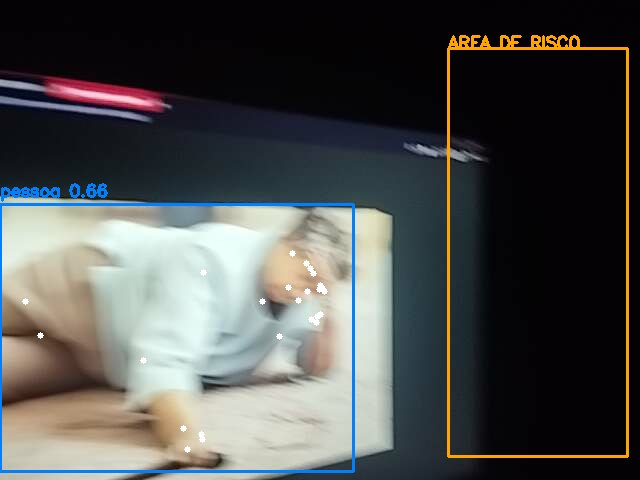
#> input picture runtime/snapshots/alert_14_suspicious_posture_20260611T205348398364Z.jpg, 640 x 480 px
$ python -i saude_visual.py   (imports and definitions only)   (older library calls are emulated)
#> lines starting #> are read from the running program, lines starting #| are printed output that depends on the picture
"""Saúde visual da câmera: obstrução, escuridão, ofuscamento, desfoque e câmera movida (MISSÃO 4, M1).

Sabotagem (mão, fita, papel, giro do suporte) e degradação (queda de luz, lente
suja ou fora de foco) têm uma coisa em comum: o modelo continua rodando e
devolve "nenhuma violação" — o pior resultado possível para um sistema de
segurança, porque parece "tudo certo". Este módulo responde a uma pergunta
anterior à detecção: "a câmera está VENDO a cena que deveria ver?".

É PURO: sem Flask, sem thread, sem I/O. O worker chama `observar` com o quadro
que já tem na mão e lê `estado()`/`alertas()`. O relógio é injetável (`relogio`)
para o teste da histerese não depender de `sleep`.

Custo: tudo roda numa miniatura em cinza de no máximo `lado` px (160 por
padrão) e no máximo uma vez por `intervalo_s` — entre uma medição e outra,
`observar` só compara o relógio e devolve None.

Decisões que não são óbvias:

- **Obstruída ≠ escura.** Uma mão ou fita tampando a lente dá quadro escuro E
  liso; um papel branco dá claro E liso. O que as une é a falta de DETALHE
  (desvio-padrão baixo ou quase todos os pixels numa faixa estreita do
  histograma), não o brilho. Por isso "obstruída" é testada antes e tem
  prioridade sobre escura/ofuscada, que são só histograma (muita sombra ou
  muito estouro numa cena que ainda tem estrutura).
- **Desfoque é RELATIVO à referência.** Cada cena tem uma nitidez própria
  (variância do Laplaciano de um pátio ≠ de um corredor), então um limiar
  absoluto acusaria a cena errada. Compara-se com a referência.
- **Câmera movida exige evidência POSITIVA.** ORB + `findHomography` (RANSAC)
  entre a referência e o quadro atual; "movida" só sai quando a geometria é
  CONFIÁVEL (inliers suficientes e, ao trazer o quadro de volta com ela, o
  fundo da referência reaparece) E o deslocamento/rotação/escala é grande. O
  RANSAC fica com o modelo que explica a maioria dos pontos: numa cena de
  canteiro é o fundo estático, então pessoas andando são outliers e não
  disparam nada. Se ORB acha pontos nos dois quadros mas não consegue casá-los
  (multidão em primeiro plano, oclusão parcial), o veredito é "inconclusivo" =
  NÃO movida: dizer "movida" aí seria o falso positivo que faz o operador
  desligar o alerta. Quadro inconclusivo também não libera uma "movida" já
  confirmada (`Histerese.avancar`). Só quando ORB não tem com o que trabalhar
  (cena lisa, poucos pontos) cai para a correlação normalizada das miniaturas.
  Limite conhecido: com a referência velha e a cena já renovada (muita gente
  entrou/saiu), a câmera movida pode passar como inconclusiva; a saída é
  renovar a referência (`definir_referencia`) em momento calmo.
- **Histerese por tipo, em tempo e não em quadros.** Mesmo motivo do brilho em
  `camera_worker._amostrar_brilho`: o operador percebe segundos, e a mesma
  oclusão acusaria em tempos diferentes numa câmera de 25 fps e numa de 6.
- **Referência provisória.** Sem referência explícita, o primeiro quadro vira
  referência (`referencia_automatica`). Se esse quadro já estava degradado
  (câmera ligada tampada), a referência vale só até o primeiro quadro bom —
  senão a cena de verdade apareceria como "movida" para sempre.
- **Câmera movida/escura continua assim até alguém agir.** A referência não se
  atualiza sozinha; depois de reposicionar a câmera, o operador chama
  `definir_referencia` de novo.
"""

from __future__ import annotations

import hashlib
import math
import time
from collections.abc import Callable
from dataclasses import dataclass
from pathlib import Path
from typing import Any

import cv2
import numpy as np

# --- estados (o valor é o que vai no JSON e no nome da regra: camera_<estado>) ---
OK = "ok"
OBSTRUIDA = "obstruida"
MOVIDA = "movida"
ESCURA = "escura"
OFUSCADA = "ofuscada"
DESFOCADA = "desfocada"

# Ordem = prioridade quando várias condições valem no mesmo quadro.
PRIORIDADE = (OBSTRUIDA, MOVIDA, ESCURA, OFUSCADA, DESFOCADA)

ROTULOS = {
    OK: "OK",
    OBSTRUIDA: "OBSTRUÍDA",
    MOVIDA: "MOVIDA",
    ESCURA: "ESCURA",
    OFUSCADA: "OFUSCADA",
    DESFOCADA: "DESFOCADA",
}
SEVERIDADES = {OBSTRUIDA: "high", MOVIDA: "high", ESCURA: "medium", OFUSCADA: "medium", DESFOCADA: "medium"}
FEATURE = "saude_visual"

# --- limiares (medidos nas fixtures reais; ver o relatório da M1) ---
# Obstruída: falta de detalhe. Desvio-padrão da cinza baixo OU quase todos os
# pixels dentro de uma faixa estreita do histograma, sem borda nenhuma.
LIMIAR_DESVIO_LISO = 6.0
FAIXA_UNIFORME = 24  # largura (em níveis de cinza) da janela do histograma
COBERTURA_UNIFORME = 0.92
LIMIAR_LAPLACIANO_LISO = 6.0
# Escura / ofuscada: fração de pixels nos extremos do histograma.
NIVEL_ESCURO = 20
NIVEL_CLARO = 235
FRACAO_ESCURA = 0.60
FRACAO_CLARA = 0.45
# Desfocada: variância do Laplaciano < fração da referência; com piso absoluto
# (uma referência já lisa não permite concluir nada).
FRACAO_NITIDEZ = 0.35
NITIDEZ_MINIMA_DA_REFERENCIA = 15.0
# Movida.
ORB_PONTOS = 300
ORB_NIVEIS = 4  # miniatura de 160 px: os níveis a mais do padrão (8) caem abaixo de 50 px e só custam tempo
RAZAO_LOWE = 0.75
MIN_CORRESPONDENCIAS = 12  # ORB só "tem com o que trabalhar" com pelo menos isto nos DOIS quadros
MIN_INLIERS = 8
LIMIAR_RANSAC_PX = 3.0
DESLOCAMENTO_MAXIMO = 0.08  # fração do lado maior da miniatura
ROTACAO_MAXIMA_GRAUS = 4.0
ESCALA_MAXIMA = 0.12  # |log(escala)|, ~ ±12 %
ESCALA_PLAUSIVEL = 0.35  # fora disso a pose é degenerada, não uma câmera movida
BLOCO = 16  # lado do bloco da checagem de alinhamento, em px da miniatura
DESVIO_MINIMO_DO_BLOCO = 6.0
NCC_DO_BLOCO = 0.6
MIN_BLOCOS = 4  # blocos texturizados (e visíveis após o alinhamento) para a checagem valer
ALINHAMENTO_MINIMO = 0.88
CORRELACAO_MINIMA = 0.30  # só no fallback, quando ORB não tem pontos
CORRELACAO_SEM_DUVIDA = 0.90  # miniaturas quase idênticas: a câmera não se mexeu, nem se gasta ORB


# Medidas de movimento quando não há comparação a fazer (ou ela não concluiu).
_SEM_MOVIMENTO: dict[str, float] = {
    "correlacao": 0.0,
    "deslocamento": 0.0,
    "rotacao": 0.0,
    "escala": 0.0,
    "inliers": 0,
    "alinhamento": 0.0,
}


@dataclass
class _Referencia:
    """Quadro de referência já reduzido + o que se mede dele uma vez só."""

    cinza: np.ndarray
    pontos: np.ndarray  # (N, 2) float32, coordenadas da miniatura
    descritores: np.ndarray | None
    nitidez: float


def _miniatura_cinza(frame_bgr: np.ndarray, lado: int) -> np.ndarray:
    """Cinza com o lado maior = `lado` (nunca amplia). INTER_AREA: média, não amostragem."""
    cinza = cv2.cvtColor(frame_bgr, cv2.COLOR_BGR2GRAY) if frame_bgr.ndim == 3 else frame_bgr
    maior = max(cinza.shape[:2])
    if maior <= lado:
        return np.ascontiguousarray(cinza)
    escala = lado / maior
    novo = (max(1, round(cinza.shape[1] * escala)), max(1, round(cinza.shape[0] * escala)))
    return cv2.resize(cinza, novo, interpolation=cv2.INTER_AREA)


def _nitidez(cinza: np.ndarray) -> float:
    return float(cv2.Laplacian(cinza, cv2.CV_32F).var())


def _cobertura_da_faixa(cinza: np.ndarray) -> float:
    """Maior fração de pixels dentro de uma janela de `FAIXA_UNIFORME` níveis do histograma."""
    hist = cv2.calcHist([cinza], [0], None, [256], [0, 256]).ravel()
    acumulado = np.concatenate(([0.0], np.cumsum(hist)))
    janelas = acumulado[FAIXA_UNIFORME:] - acumulado[:-FAIXA_UNIFORME]
    return float(janelas.max() / cinza.size)


# [29 lines left out: functions _blocos, _alinhamento, not called in this run]


def _arredondar(metricas: dict[str, float | int]) -> dict[str, float | int]:
    return {k: (round(v, 3) if isinstance(v, float) else v) for k, v in metricas.items()}


class Histerese:
    """Transforma observações brutas (uma por medição) num estado CONFIRMADO, por tipo e em tempo.

    - um tipo não-OK só é confirmado depois de `confirmar_s` de observações seguidas desse tipo;
    - um estado confirmado só é liberado depois de `liberar_s` de observações OK seguidas;
    - um tipo que muda no meio da confirmação reinicia a contagem; trocar de um estado confirmado
      para outro não passa por OK (o novo tipo só precisa se confirmar).
    """

    def __init__(self, confirmar_s: float, liberar_s: float) -> None:
        self.confirmar_s = confirmar_s
        self.liberar_s = liberar_s
        self.reiniciar()

    def reiniciar(self) -> None:
        self.estado = OK
        self.desde: float | None = None  # quando começou a sequência que confirmou o estado atual
        self._candidato: str | None = None  # tipo não-OK em confirmação
        self._candidato_desde: float | None = None
        self._ok_desde: float | None = None  # início da sequência de OK que libera o estado

    def avancar(self, bruto: str, agora: float, inconclusivo: bool = False) -> None:
        """`inconclusivo`: o quadro não prova nada sobre "movida" (ver `MonitorDeSaudeVisual._medir_movimento`)."""
        if bruto == OK:
            if inconclusivo and MOVIDA in (self.estado, self._candidato):
                # Quadro sem evidência (multidão, oclusão parcial) não confirma nem libera "movida":
                # senão a mesma câmera movida piscaria entre MOVIDA e OK a cada quadro ruim.
                return
            self._candidato = self._candidato_desde = None
            if self.estado == OK:
                self._ok_desde = None
                return
            if self._ok_desde is None:
                self._ok_desde = agora
            if agora - self._ok_desde >= self.liberar_s:
                self.estado, self.desde, self._ok_desde = OK, None, None
            return

        self._ok_desde = None  # um quadro ruim interrompe a contagem de liberação
        if bruto == self.estado:
            self._candidato = self._candidato_desde = None
            return
        if bruto != self._candidato:
            self._candidato, self._candidato_desde = bruto, agora
        if agora - self._candidato_desde >= self.confirmar_s:  # type: ignore[operator]
            self.estado, self.desde = bruto, self._candidato_desde
            self._candidato = self._candidato_desde = None


class MonitorDeSaudeVisual:
    """Diz, a cada `intervalo_s`, se a câmera está obstruída, escura, ofuscada, desfocada ou movida.

    Não é thread-safe: o worker de UMA câmera é o único chamador.
    """

    def __init__(
        self,
        intervalo_s: float = 1.0,
        confirmar_s: float = 3.0,
        liberar_s: float = 3.0,
        lado: int = 160,
        relogio: Callable[[], float] = time.monotonic,
    ) -> None:
        self.intervalo_s = intervalo_s
        self.confirmar_s = confirmar_s
        self.liberar_s = liberar_s
        self.lado = lado
        self._relogio = relogio
        self._orb = cv2.ORB_create(nfeatures=ORB_PONTOS, nlevels=ORB_NIVEIS, edgeThreshold=15, patchSize=15, fastThreshold=10)
        self._casador = cv2.BFMatcher(cv2.NORM_HAMMING)

        self._referencia: _Referencia | None = None
        self._referencia_automatica = False
        # Referência adotada sozinha num quadro já degradado (ex.: a câmera subiu
        # tampada) é provisória: vale até o primeiro quadro bom.
        self._referencia_provisoria = False

        self._ultima_medicao: float | None = None
        self._ultimas_metricas: dict[str, float | int] = {}
        self._histerese = Histerese(confirmar_s, liberar_s)

    # ------------------------------------------------------------------ referência

    @property
    def tem_referencia(self) -> bool:
        return self._referencia is not None

    def definir_referencia(self, frame_bgr: np.ndarray) -> None:
        """Fixa o quadro "como a câmera deve ver". Zera a histerese: é um novo ponto de partida."""
        self._adotar(_miniatura_cinza(frame_bgr, self.lado), automatica=False)

    def _adotar(self, cinza: np.ndarray, automatica: bool, provisoria: bool = False) -> None:
        pontos, descritores = self._orb_do(cinza)
        self._referencia = _Referencia(cinza=cinza, pontos=pontos, descritores=descritores, nitidez=_nitidez(cinza))
        self._referencia_automatica = automatica
        self._referencia_provisoria = provisoria
        if not automatica:
            self._histerese.reiniciar()

    def _orb_do(self, cinza: np.ndarray) -> tuple[np.ndarray, np.ndarray | None]:
        pontos, descritores = self._orb.detectAndCompute(cinza, None)
        coords = np.array([p.pt for p in pontos], dtype=np.float32).reshape(-1, 2)
        return coords, descritores

    # [14 lines left out: functions serializar_referencia, carregar_referencia, not called in this run]

    # ------------------------------------------------------------------ medição

    def observar(self, frame_bgr: np.ndarray, agora: float | None = None) -> dict[str, Any] | None:
        """Mede e classifica o quadro, no máximo uma vez por `intervalo_s`. Fora disso, None sem custo."""
        agora = self._relogio() if agora is None else agora
        if self._ultima_medicao is not None and agora - self._ultima_medicao < self.intervalo_s:
            return None
        self._ultima_medicao = agora

        cinza = _miniatura_cinza(frame_bgr, self.lado)
        absolutas = self._medidas_absolutas(cinza)
        tipo_absoluto = self._classificar_absoluto(absolutas)

        adotou = False
        if self._referencia is None:
            self._adotar(cinza, automatica=True, provisoria=tipo_absoluto != OK)
            adotou = True
        elif self._referencia_provisoria and tipo_absoluto == OK:
            self._adotar(cinza, automatica=True)
            adotou = True

        metricas: dict[str, float | int] = dict(absolutas)
        if adotou:
            # Comparar o quadro com ele mesmo não mede nada; vale só o absoluto.
            metricas.update(_SEM_MOVIMENTO, correlacao=1.0, alinhamento=1.0, nitidez_relativa=1.0, conclusivo=1.0)
            bruto = tipo_absoluto
            inconclusivo = False
        else:
            movimento = self._medir_movimento(cinza)
            nitidez_relativa = absolutas["nitidez"] / max(self._referencia.nitidez, 1e-6)  # type: ignore[union-attr]
            metricas.update({k: v for k, v in movimento.items() if k != "movida"}, nitidez_relativa=nitidez_relativa)
            bruto = self._classificar(tipo_absoluto, bool(movimento["movida"]), nitidez_relativa)
            inconclusivo = not movimento["conclusivo"]

        self._ultimas_metricas = _arredondar(metricas)
        self._histerese.avancar(bruto, agora, inconclusivo)
        return {
            "bruto": bruto,
            "estado": self._histerese.estado,
            "metricas": dict(self._ultimas_metricas),
            "referencia_automatica": adotou and self._referencia_automatica,
        }

    @staticmethod
    def _medidas_absolutas(cinza: np.ndarray) -> dict[str, float]:
        total = cinza.size
        return {
            "brilho": float(cinza.mean()),
            "desvio": float(cinza.std()),
            "nitidez": _nitidez(cinza),
            "fracao_escura": float(np.count_nonzero(cinza < NIVEL_ESCURO) / total),
            "fracao_clara": float(np.count_nonzero(cinza > NIVEL_CLARO) / total),
            "cobertura": _cobertura_da_faixa(cinza),
        }

    @staticmethod
    def _classificar_absoluto(m: dict[str, float]) -> str:
        """O que dá para dizer SEM referência: obstruída, escura, ofuscada ou OK."""
        lisa = m["desvio"] < LIMIAR_DESVIO_LISO or (m["cobertura"] >= COBERTURA_UNIFORME and m["nitidez"] < LIMIAR_LAPLACIANO_LISO)
        if lisa:
            return OBSTRUIDA
        if m["fracao_escura"] >= FRACAO_ESCURA:
            return ESCURA
        if m["fracao_clara"] >= FRACAO_CLARA:
            return OFUSCADA
        return OK

    # [163 lines left out: functions _classificar, _medir_movimento, _geometria, estado, alertas, _mensagem and 1 more, not called in this run]

>>> import cv2
>>> picture = cv2.imread('../../runtime/snapshots/alert_14_suspicious_posture_20260611T205348398364Z.jpg')
#> picture is the input picture: shape (480, 640, 3); mean B, G, R 77.2, 78.9, 77.7
>>> result = MonitorDeSaudeVisual().observar(picture)
#> in _miniatura_cinza, `cinza = cv2.cvtColor(frame_bgr, cv2.COLOR_BGR2GRAY) if frame_bgr.ndim ..`:
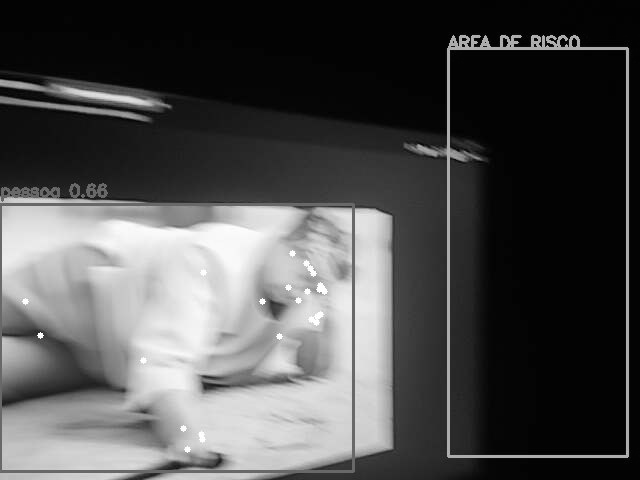
#> cinza: shape (480, 640); min 0, max 255, mean 78.4
#> in _miniatura_cinza, `return cv2.resize(cinza, novo, interpolation=cv2.INTER_AREA)`:
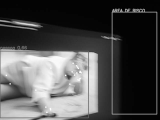
#> returned value: shape (120, 160); min 2, max 254, mean 78.4
#> in _cobertura_da_faixa, `hist = cv2.calcHist([cinza], [0], None, [256], [0, 256]).ravel()`: hist = 256 values, max 5039 at index 3, min 0 at index 0, mean 75
#> in _cobertura_da_faixa, `acumulado = np.concatenate(([0.0], np.cumsum(hist)))`: acumulado = 257 values from 0 to 19200
#> in _cobertura_da_faixa, `janelas = acumulado[FAIXA_UNIFORME:] - acumulado[:-FAIXA_UNIFORME]`: janelas = 233 values, max 8259 at index 2, min 403 at index 92, mean 1335
#> in observar, `absolutas = self._medidas_absolutas(cinza)`: absolutas = {'brilho': 78.38, 'desvio': 84.16, 'nitidez': 1225.8, 'fracao_escura': 0.405, 'fracao_clara': 0.0206, 'cobertura': 0.43}
#> in _classificar_absoluto, `lisa = m["desvio"] < LIMIAR_DESVIO_LISO or (m["cobertura"] >= COBERTUR..`: lisa = False
#> in observar, `tipo_absoluto = self._classificar_absoluto(absolutas)`: tipo_absoluto = 'ok'
#> in _orb_do, `pontos, descritores = self._orb.detectAndCompute(cinza, None)`: pontos = 288 keypoints; strongest (x, y, size): (51, 96, 15), (95, 54, 25.9), (92, 53, 21.6), (51, 94, 15)
#> in _orb_do, `coords = np.array([p.pt for p in pontos], dtype=np.float32).reshape(-1..`: coords = 288 pairs, first value 16 to 119, second value 23 to 102
#> in _adotar, `pontos, descritores = self._orb_do(cinza)`:
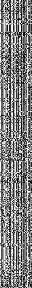
#> descritores: shape (288, 32); min 0, max 255, mean 128
#> in _adotar, `pontos, descritores = self._orb_do(cinza)`: pontos has the same summary as coords in _orb_do
#> in observar, `metricas: dict[str, float | int] = dict(absolutas)`: metricas has the same summary as absolutas
#> in observar, `bruto = tipo_absoluto`: bruto = 'ok'
#> in observar, `self._ultimas_metricas = _arredondar(metricas)`: self._ultimas_metricas = 14 items
#> result = 4 items

$ run again, on runtime/snapshots/alert_15_suspicious_posture_20260611T205416480878Z.jpg
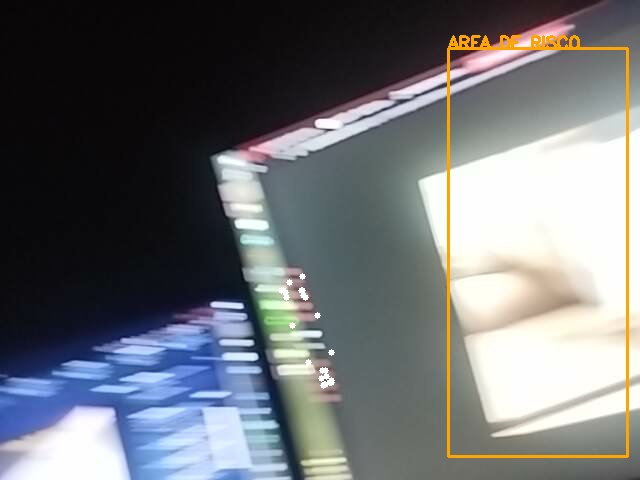
#> input picture runtime/snapshots/alert_15_suspicious_posture_20260611T205416480878Z.jpg, 640 x 480 px
#> picture is the input picture: shape (480, 640, 3); mean B, G, R 116.5, 113.3, 110.7
#> in _miniatura_cinza, `return cv2.resize(cinza, novo, interpolation=cv2.INTER_AREA)`:
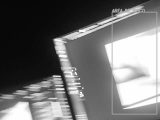
#> returned value: shape (120, 160); min 6, max 255, mean 112.9
#> hist = 256 values, max 1783 at index 254, min 0 at index 0, mean 75
#> acumulado = 257 values from 0 to 19200
#> janelas = 233 values, max 6156 at index 7, min 199 at index 47, mean 1468.1
#> absolutas = {'brilho': 112.9, 'desvio': 87.36, 'nitidez': 1184.6, 'fracao_escura': 0.272, 'fracao_clara': 0.148, 'cobertura': 0.321}
#> lisa = False
#> tipo_absoluto = 'ok'
#> in _orb_do, `pontos, descritores = self._orb.detectAndCompute(cinza, None)`: pontos = 300 keypoints; strongest (x, y, size): (63, 89, 15), (55, 39, 15), (54, 40, 18), (62, 85, 15)
#> coords = 300 pairs, first value 16 to 136.8, second value 15 to 104
#> in _adotar, `pontos, descritores = self._orb_do(cinza)`:
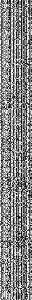
#> descritores: shape (300, 32); min 0, max 255, mean 132.9
#> in _adotar, `pontos, descritores = self._orb_do(cinza)`: pontos has the same summary as coords in _orb_do
#> metricas has the same summary as absolutas
#> bruto = 'ok'
#> self._ultimas_metricas = 14 items
#> result = 4 items

$ run again, on runtime/snapshots/alert_18_suspicious_posture_20260611T205450329876Z.jpg
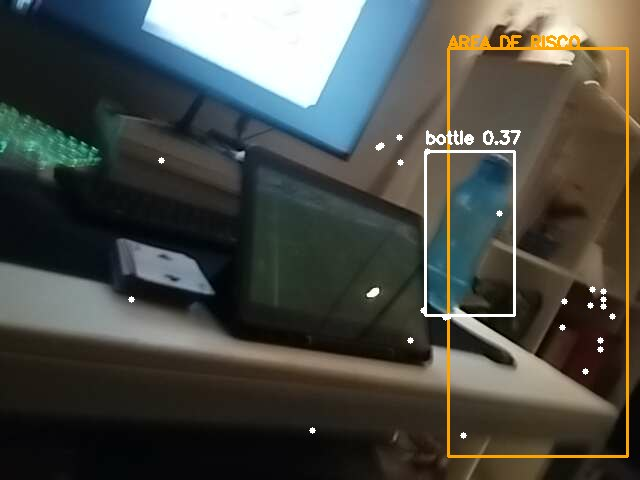
#> input picture runtime/snapshots/alert_18_suspicious_posture_20260611T205450329876Z.jpg, 640 x 480 px
#> picture is the input picture: shape (480, 640, 3); mean B, G, R 69.6, 75.7, 74.3
#> in _miniatura_cinza, `return cv2.resize(cinza, novo, interpolation=cv2.INTER_AREA)`:
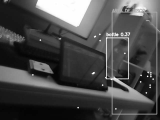
#> returned value: shape (120, 160); min 4, max 255, mean 74.6
#> hist = 256 values, max 619 at index 254, min 0 at index 0, mean 75
#> acumulado = 257 values from 0 to 19200
#> janelas = 233 values, max 5019 at index 6, min 112 at index 222, mean 1744.9
#> absolutas = {'brilho': 74.61, 'desvio': 62.08, 'nitidez': 1730.4, 'fracao_escura': 0.15, 'fracao_clara': 0.0464, 'cobertura': 0.261}
#> lisa = False
#> tipo_absoluto = 'ok'
#> in _orb_do, `pontos, descritores = self._orb.detectAndCompute(cinza, None)`: pontos = 300 keypoints; strongest (x, y, size): (126, 76, 15), (111, 79, 15), (93, 73, 15), (128, 78, 15)
#> coords = 300 pairs, first value 15 to 141, second value 15 to 99
#> in _adotar, `pontos, descritores = self._orb_do(cinza)`:
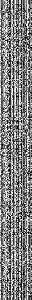
#> descritores: shape (300, 32); min 0, max 255, mean 128.5
#> in _adotar, `pontos, descritores = self._orb_do(cinza)`: pontos has the same summary as coords in _orb_do
#> metricas has the same summary as absolutas
#> bruto = 'ok'
#> self._ultimas_metricas = 14 items
#> result = 4 items

$ run again, on runtime/snapshots/alert_20_suspicious_posture_20260611T205452730019Z.jpg
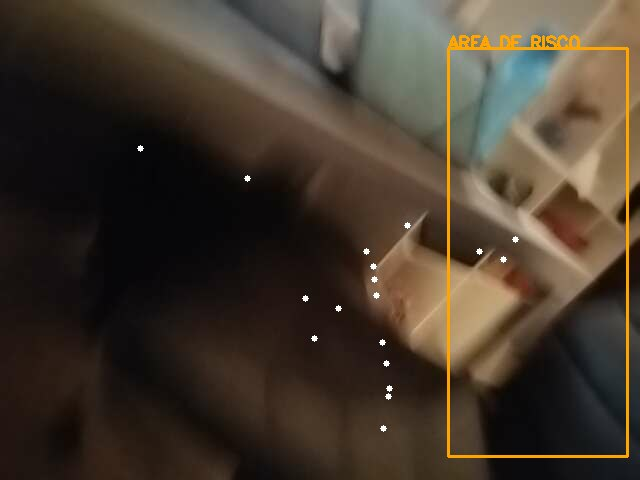
#> input picture runtime/snapshots/alert_20_suspicious_posture_20260611T205452730019Z.jpg, 640 x 480 px
#> picture is the input picture: shape (480, 640, 3); mean B, G, R 45.5, 57.7, 68.9
#> in _miniatura_cinza, `return cv2.resize(cinza, novo, interpolation=cv2.INTER_AREA)`:
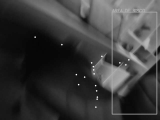
#> returned value: shape (120, 160); min 4, max 253, mean 59.7
#> hist = 256 values, max 729 at index 7, min 0 at index 0, mean 75
#> acumulado = 257 values from 0 to 19200
#> janelas = 233 values, max 7439 at index 7, min 0 at index 222, mean 1774.5
#> absolutas = {'brilho': 59.66, 'desvio': 45.95, 'nitidez': 571.4, 'fracao_escura': 0.222, 'fracao_clara': 0.000208, 'cobertura': 0.387}
#> lisa = False
#> tipo_absoluto = 'ok'
#> in _orb_do, `pontos, descritores = self._orb.detectAndCompute(cinza, None)`: pontos = 273 keypoints; strongest (x, y, size): (93, 66, 15), (91, 65, 15), (97, 97, 15), (115, 65, 18)
#> coords = 273 pairs, first value 34.56 to 143, second value 16 to 100
#> in _adotar, `pontos, descritores = self._orb_do(cinza)`:
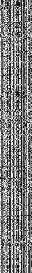
#> descritores: shape (273, 32); min 0, max 255, mean 125.9
#> in _adotar, `pontos, descritores = self._orb_do(cinza)`: pontos has the same summary as coords in _orb_do
#> metricas has the same summary as absolutas
#> bruto = 'ok'
#> self._ultimas_metricas = 14 items
#> result = 4 items
